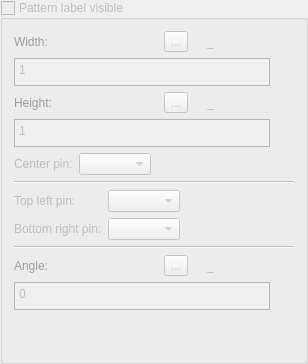
             <widget class="QGroupBox" name="groupBoxPatternLabel">
              <property name="enabled">
               <bool>false</bool>
              </property>
              <property name="toolTip">
               <string>Options to control position a pattern label. &lt;b&gt;Not available if a pattern label template is empty&lt;/b&gt;.</string>
              </property>
              <property name="title">
               <string>Pattern label visible</string>
              </property>
              <property name="checkable">
               <bool>true</bool>
              </property>
              <property name="checked">
               <bool>false</bool>
              </property>
              <layout class="QVBoxLayout" name="verticalLayout_14">
               <item>
                <layout class="QHBoxLayout" name="horizontalLayout_25">
                 <item alignment="Qt::AlignLeft">
                  <widget class="QLabel" name="labelEditPLWidth">
                   <property name="sizePolicy">
                    <sizepolicy hsizetype="Fixed" vsizetype="Preferred">
                     <horstretch>0</horstretch>
                     <verstretch>0</verstretch>
                    </sizepolicy>
                   </property>
                   <property name="palette">
                    <palette>
                     <active>
                      <colorrole role="WindowText">
                       <brush brushstyle="SolidPattern">
                        <color alpha="255">
                         <red>255</red>
                         <green>0</green>
                         <blue>0</blue>
                        </color>
                       </brush>
                      </colorrole>
                     </active>
                     <inactive>
                      <colorrole role="WindowText">
                       <brush brushstyle="SolidPattern">
                        <color alpha="255">
                         <red>255</red>
                         <green>0</green>
                         <blue>0</blue>
                        </color>
                       </brush>
                      </colorrole>
                     </inactive>
                     <disabled>
                      <colorrole role="WindowText">
                       <brush brushstyle="SolidPattern">
                        <color alpha="255">
                         <red>159</red>
                         <green>158</green>
                         <blue>158</blue>
                        </color>
                       </brush>
                      </colorrole>
                     </disabled>
                    </palette>
                   </property>
                   <property name="text">
                    <string>Width:</string>
                   </property>
                  </widget>
                 </item>
                 <item>
                  <spacer name="horizontalSpacer_13">
                   <property name="orientation">
                    <enum>Qt::Horizontal</enum>
                   </property>
                   <property name="sizeHint" stdset="0">
                    <size>
                     <width>40</width>
                     <height>20</height>
                    </size>
                   </property>
                  </spacer>
                 </item>
                 <item alignment="Qt::AlignRight">
                  <widget class="QToolButton" name="pushButtonPLWidth">
                   <property name="toolTip">
                    <string>Formula wizard</string>
                   </property>
                   <property name="text">
                    <string notr="true">...</string>
                   </property>
                   <property name="icon">
                    <iconset resource="../../../../../vmisc/share/resources/icon.qrc">
                     <normaloff>:/icon/24x24/fx.png</normaloff>:/icon/24x24/fx.png</iconset>
                   </property>
                   <property name="iconSize">
                    <size>
                     <width>24</width>
                     <height>24</height>
                    </size>
                   </property>
                  </widget>
                 </item>
                 <item alignment="Qt::AlignRight">
                  <widget class="QLabel" name="labelEqual_7">
                   <property name="text">
                    <string/>
                   </property>
                   <property name="pixmap">
                    <pixmap resource="../../../../../vmisc/share/resources/icon.qrc">:/icon/24x24/equal.png</pixmap>
                   </property>
                  </widget>
                 </item>
                 <item alignment="Qt::AlignRight">
                  <widget class="QLabel" name="labelPLWidth">
                   <property name="sizePolicy">
                    <sizepolicy hsizetype="Fixed" vsizetype="Preferred">
                     <horstretch>0</horstretch>
                     <verstretch>0</verstretch>
                    </sizepolicy>
                   </property>
                   <property name="minimumSize">
                    <size>
                     <width>87</width>
                     <height>0</height>
                    </size>
                   </property>
                   <property name="baseSize">
                    <size>
                     <width>0</width>
                     <height>0</height>
                    </size>
                   </property>
                   <property name="toolTip">
                    <string>Value</string>
                   </property>
                   <property name="text">
                    <string notr="true">_</string>
                   </property>
                  </widget>
                 </item>
                </layout>
               </item>
               <item>
                <layout class="QHBoxLayout" name="horizontalLayout_26">
                 <item>
                  <widget class="VPlainTextEdit" name="lineEditPLWidthFormula">
                   <property name="sizePolicy">
                    <sizepolicy hsizetype="Expanding" vsizetype="Preferred">
                     <horstretch>0</horstretch>
                     <verstretch>0</verstretch>
                    </sizepolicy>
                   </property>
                   <property name="maximumSize">
                    <size>
                     <width>16777215</width>
                     <height>28</height>
                    </size>
                   </property>
                   <property name="toolTip">
                    <string>Calculation</string>
                   </property>
                   <property name="tabChangesFocus">
                    <bool>true</bool>
                   </property>
                   <property name="plainText">
                    <string notr="true">1</string>
                   </property>
                  </widget>
                 </item>
                 <item>
                  <widget class="QPushButton" name="pushButtonShowPLWidth">
                   <property name="maximumSize">
                    <size>
                     <width>18</width>
                     <height>18</height>
                    </size>
                   </property>
                   <property name="sizeIncrement">
                    <size>
                     <width>0</width>
                     <height>0</height>
                    </size>
                   </property>
                   <property name="toolTip">
                    <string>&lt;html&gt;&lt;head/&gt;&lt;body&gt;&lt;p&gt;Show full calculation in message box&lt;/p&gt;&lt;/body&gt;&lt;/html&gt;</string>
                   </property>
                   <property name="text">
                    <string notr="true"/>
                   </property>
                   <property name="icon">
                    <iconset theme="go-down">
                     <normaloff>../</normaloff>../</iconset>
                   </property>
                   <property name="iconSize">
                    <size>
                     <width>16</width>
                     <height>16</height>
                    </size>
                   </property>
                   <property name="flat">
                    <bool>true</bool>
                   </property>
                  </widget>
                 </item>
                </layout>
               </item>
               <item>
                <layout class="QHBoxLayout" name="horizontalLayout_24">
                 <item alignment="Qt::AlignLeft">
                  <widget class="QLabel" name="labelEditPLHeight">
                   <property name="sizePolicy">
                    <sizepolicy hsizetype="Fixed" vsizetype="Preferred">
                     <horstretch>0</horstretch>
                     <verstretch>0</verstretch>
                    </sizepolicy>
                   </property>
                   <property name="palette">
                    <palette>
                     <active>
                      <colorrole role="WindowText">
                       <brush brushstyle="SolidPattern">
                        <color alpha="255">
                         <red>255</red>
                         <green>0</green>
                         <blue>0</blue>
                        </color>
                       </brush>
                      </colorrole>
                     </active>
                     <inactive>
                      <colorrole role="WindowText">
                       <brush brushstyle="SolidPattern">
                        <color alpha="255">
                         <red>255</red>
                         <green>0</green>
                         <blue>0</blue>
                        </color>
                       </brush>
                      </colorrole>
                     </inactive>
                     <disabled>
                      <colorrole role="WindowText">
                       <brush brushstyle="SolidPattern">
                        <color alpha="255">
                         <red>159</red>
                         <green>158</green>
                         <blue>158</blue>
                        </color>
                       </brush>
                      </colorrole>
                     </disabled>
                    </palette>
                   </property>
                   <property name="text">
                    <string>Height:</string>
                   </property>
                  </widget>
                 </item>
                 <item>
                  <spacer name="horizontalSpacer_12">
                   <property name="orientation">
                    <enum>Qt::Horizontal</enum>
                   </property>
                   <property name="sizeHint" stdset="0">
                    <size>
                     <width>40</width>
                     <height>20</height>
                    </size>
                   </property>
                  </spacer>
                 </item>
                 <item alignment="Qt::AlignRight">
                  <widget class="QToolButton" name="pushButtonPLHeight">
                   <property name="toolTip">
                    <string>Formula wizard</string>
                   </property>
                   <property name="text">
                    <string notr="true">...</string>
                   </property>
                   <property name="icon">
                    <iconset resource="../../../../../vmisc/share/resources/icon.qrc">
                     <normaloff>:/icon/24x24/fx.png</normaloff>:/icon/24x24/fx.png</iconset>
                   </property>
                   <property name="iconSize">
                    <size>
                     <width>24</width>
                     <height>24</height>
                    </size>
                   </property>
                  </widget>
                 </item>
                 <item alignment="Qt::AlignRight">
                  <widget class="QLabel" name="labelEqual_6">
                   <property name="text">
                    <string/>
                   </property>
                   <property name="pixmap">
                    <pixmap resource="../../../../../vmisc/share/resources/icon.qrc">:/icon/24x24/equal.png</pixmap>
                   </property>
                  </widget>
                 </item>
                 <item alignment="Qt::AlignRight">
                  <widget class="QLabel" name="labelPLHeight">
                   <property name="sizePolicy">
                    <sizepolicy hsizetype="Fixed" vsizetype="Preferred">
                     <horstretch>0</horstretch>
                     <verstretch>0</verstretch>
                    </sizepolicy>
                   </property>
                   <property name="minimumSize">
                    <size>
                     <width>87</width>
                     <height>0</height>
                    </size>
                   </property>
                   <property name="baseSize">
                    <size>
                     <width>0</width>
                     <height>0</height>
                    </size>
                   </property>
                   <property name="toolTip">
                    <string>Value</string>
                   </property>
                   <property name="text">
                    <string notr="true">_</string>
                   </property>
                  </widget>
                 </item>
                </layout>
               </item>
               <item>
                <layout class="QHBoxLayout" name="horizontalLayout_27">
                 <item>
                  <widget class="VPlainTextEdit" name="lineEditPLHeightFormula">
                   <property name="sizePolicy">
                    <sizepolicy hsizetype="Expanding" vsizetype="Preferred">
                     <horstretch>0</horstretch>
                     <verstretch>0</verstretch>
                    </sizepolicy>
                   </property>
                   <property name="maximumSize">
                    <size>
                     <width>16777215</width>
                     <height>28</height>
                    </size>
                   </property>
                   <property name="toolTip">
                    <string>Calculation</string>
                   </property>
                   <property name="tabChangesFocus">
                    <bool>true</bool>
                   </property>
                   <property name="plainText">
                    <string notr="true">1</string>
                   </property>
                  </widget>
                 </item>
                 <item>
                  <widget class="QPushButton" name="pushButtonShowPLHeight">
                   <property name="maximumSize">
                    <size>
                     <width>18</width>
                     <height>18</height>
                    </size>
                   </property>
                   <property name="sizeIncrement">
                    <size>
                     <width>0</width>
                     <height>0</height>
                    </size>
                   </property>
                   <property name="toolTip">
                    <string>&lt;html&gt;&lt;head/&gt;&lt;body&gt;&lt;p&gt;Show full calculation in message box&lt;/p&gt;&lt;/body&gt;&lt;/html&gt;</string>
                   </property>
                   <property name="text">
                    <string notr="true"/>
                   </property>
                   <property name="icon">
                    <iconset theme="go-down">
                     <normaloff>../</normaloff>../</iconset>
                   </property>
                   <property name="iconSize">
                    <size>
                     <width>16</width>
                     <height>16</height>
                    </size>
                   </property>
                   <property name="flat">
                    <bool>true</bool>
                   </property>
                  </widget>
                 </item>
                </layout>
               </item>
               <item>
                <layout class="QFormLayout" name="formLayout_10">
                 <property name="fieldGrowthPolicy">
                  <enum>QFormLayout::ExpandingFieldsGrow</enum>
                 </property>
                 <item row="0" column="0">
                  <widget class="QLabel" name="labelPLCenter">
                   <property name="text">
                    <string>Center pin:</string>
                   </property>
                  </widget>
                 </item>
                 <item row="0" column="1">
                  <widget class="QComboBox" name="comboBoxPLCenterPin"/>
                 </item>
                </layout>
               </item>
               <item>
                <widget class="Line" name="line_5">
                 <property name="orientation">
                  <enum>Qt::Horizontal</enum>
                 </property>
                </widget>
               </item>
               <item>
                <layout class="QFormLayout" name="formLayout_5">
                 <property name="fieldGrowthPolicy">
                  <enum>QFormLayout::ExpandingFieldsGrow</enum>
                 </property>
                 <item row="0" column="0">
                  <widget class="QLabel" name="labelPLTopLeftPin">
                   <property name="text">
                    <string>Top left pin:</string>
                   </property>
                  </widget>
                 </item>
                 <item row="0" column="1">
                  <widget class="QComboBox" name="comboBoxPLTopLeftPin"/>
                 </item>
                 <item row="1" column="0">
                  <widget class="QLabel" name="labelPLBottomRightPin">
                   <property name="text">
                    <string>Bottom right pin:</string>
                   </property>
                  </widget>
                 </item>
                 <item row="1" column="1">
                  <widget class="QComboBox" name="comboBoxPLBottomRightPin"/>
                 </item>
                </layout>
               </item>
               <item>
                <widget class="Line" name="line_6">
                 <property name="orientation">
                  <enum>Qt::Horizontal</enum>
                 </property>
                </widget>
               </item>
               <item>
                <layout class="QHBoxLayout" name="horizontalLayout_29">
                 <item alignment="Qt::AlignLeft">
                  <widget class="QLabel" name="labelEditPLAngle">
                   <property name="sizePolicy">
                    <sizepolicy hsizetype="Fixed" vsizetype="Preferred">
                     <horstretch>0</horstretch>
                     <verstretch>0</verstretch>
                    </sizepolicy>
                   </property>
                   <property name="palette">
                    <palette>
                     <active>
                      <colorrole role="WindowText">
                       <brush brushstyle="SolidPattern">
                        <color alpha="255">
                         <red>255</red>
                         <green>0</green>
                         <blue>0</blue>
                        </color>
                       </brush>
                      </colorrole>
                     </active>
                     <inactive>
                      <colorrole role="WindowText">
                       <brush brushstyle="SolidPattern">
                        <color alpha="255">
                         <red>255</red>
                         <green>0</green>
                         <blue>0</blue>
                        </color>
                       </brush>
                      </colorrole>
                     </inactive>
                     <disabled>
                      <colorrole role="WindowText">
                       <brush brushstyle="SolidPattern">
                        <color alpha="255">
                         <red>159</red>
                         <green>158</green>
                         <blue>158</blue>
                        </color>
                       </brush>
                      </colorrole>
                     </disabled>
                    </palette>
                   </property>
                   <property name="text">
                    <string>Angle:</string>
                   </property>
                  </widget>
                 </item>
                 <item>
                  <spacer name="horizontalSpacer_14">
                   <property name="orientation">
                    <enum>Qt::Horizontal</enum>
                   </property>
                   <property name="sizeHint" stdset="0">
                    <size>
                     <width>40</width>
                     <height>20</height>
                    </size>
                   </property>
                  </spacer>
                 </item>
                 <item alignment="Qt::AlignRight">
                  <widget class="QToolButton" name="pushButtonPLAngle">
                   <property name="toolTip">
                    <string>Formula wizard</string>
                   </property>
                   <property name="text">
                    <string notr="true">...</string>
                   </property>
                   <property name="icon">
                    <iconset resource="../../../../../vmisc/share/resources/icon.qrc">
                     <normaloff>:/icon/24x24/fx.png</normaloff>:/icon/24x24/fx.png</iconset>
                   </property>
                   <property name="iconSize">
                    <size>
                     <width>24</width>
                     <height>24</height>
                    </size>
                   </property>
                  </widget>
                 </item>
                 <item alignment="Qt::AlignRight">
                  <widget class="QLabel" name="labelEqual_8">
                   <property name="text">
                    <string/>
                   </property>
                   <property name="pixmap">
                    <pixmap resource="../../../../../vmisc/share/resources/icon.qrc">:/icon/24x24/equal.png</pixmap>
                   </property>
                  </widget>
                 </item>
                 <item alignment="Qt::AlignRight">
                  <widget class="QLabel" name="labelPLAngle">
                   <property name="sizePolicy">
                    <sizepolicy hsizetype="Fixed" vsizetype="Preferred">
                     <horstretch>0</horstretch>
                     <verstretch>0</verstretch>
                    </sizepolicy>
                   </property>
                   <property name="minimumSize">
                    <size>
                     <width>87</width>
                     <height>0</height>
                    </size>
                   </property>
                   <property name="baseSize">
                    <size>
                     <width>0</width>
                     <height>0</height>
                    </size>
                   </property>
                   <property name="toolTip">
                    <string>Value</string>
                   </property>
                   <property name="text">
                    <string notr="true">_</string>
                   </property>
                  </widget>
                 </item>
                </layout>
               </item>
               <item>
                <layout class="QHBoxLayout" name="horizontalLayout_28">
                 <item>
                  <widget class="VPlainTextEdit" name="lineEditPLAngleFormula">
                   <property name="sizePolicy">
                    <sizepolicy hsizetype="Expanding" vsizetype="Preferred">
                     <horstretch>0</horstretch>
                     <verstretch>0</verstretch>
                    </sizepolicy>
                   </property>
                   <property name="maximumSize">
                    <size>
                     <width>16777215</width>
                     <height>28</height>
                    </size>
                   </property>
                   <property name="toolTip">
                    <string>Calculation</string>
                   </property>
                   <property name="tabChangesFocus">
                    <bool>true</bool>
                   </property>
                   <property name="plainText">
                    <string notr="true">0</string>
                   </property>
                  </widget>
                 </item>
                 <item>
                  <widget class="QPushButton" name="pushButtonShowPLAngle">
                   <property name="maximumSize">
                    <size>
                     <width>18</width>
                     <height>18</height>
                    </size>
                   </property>
                   <property name="sizeIncrement">
                    <size>
                     <width>0</width>
                     <height>0</height>
                    </size>
                   </property>
                   <property name="toolTip">
                    <string>&lt;html&gt;&lt;head/&gt;&lt;body&gt;&lt;p&gt;Show full calculation in message box&lt;/p&gt;&lt;/body&gt;&lt;/html&gt;</string>
                   </property>
                   <property name="text">
                    <string notr="true"/>
                   </property>
                   <property name="icon">
                    <iconset theme="go-down">
                     <normaloff>../</normaloff>../</iconset>
                   </property>
                   <property name="iconSize">
                    <size>
                     <width>16</width>
                     <height>16</height>
                    </size>
                   </property>
                   <property name="flat">
                    <bool>true</bool>
                   </property>
                  </widget>
                 </item>
                </layout>
               </item>
               <item>
                <spacer name="verticalSpacer_9">
                 <property name="orientation">
                  <enum>Qt::Vertical</enum>
                 </property>
                 <property name="sizeHint" stdset="0">
                  <size>
                   <width>20</width>
                   <height>40</height>
                  </size>
                 </property>
                </spacer>
               </item>
              </layout>
             </widget>
